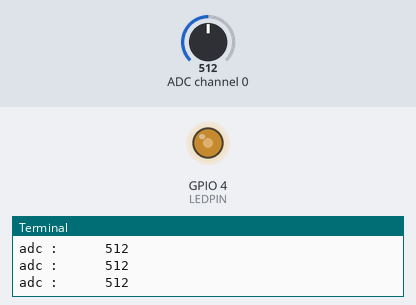
This program was run on a simulated Raspberry Pi (BCM pin numbers). Shown: output pins drawn as LEDs (lit = HIGH), the last lines printed to the terminal. The inputs (shaded band) are chosen by the test bench; at power-on: ADC channel 0 = 512 (analog values on the 0–1023 scale).

Above: at 1.2 s.
1.3 s: ADC channel 0 set to 0
At 2.4 s:
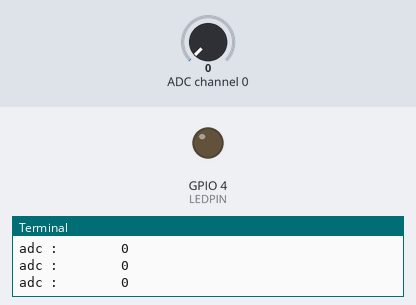
2.8 s: ADC channel 0 set to 18
At 3.3 s:
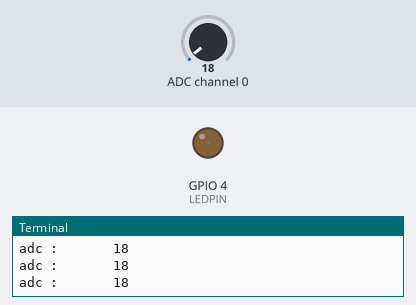
4.3 s: ADC channel 0 set to 1023
At 4.7 s:
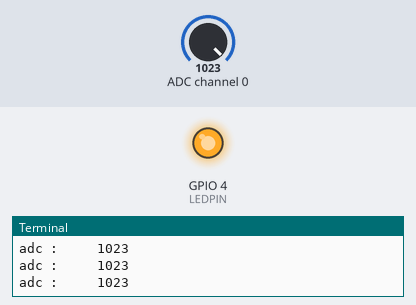
5.8 s: ADC channel 0 set to 716
At 6.8 s:
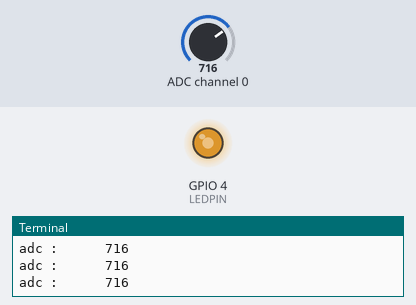
Timing chart, 0 to 8.3 s (numbered marks = the images above; inputs shaded):
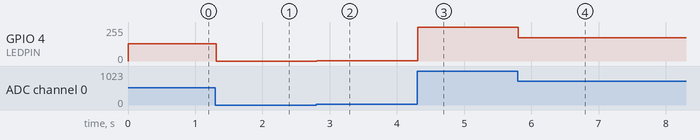

Measured:
- after the input at 1.3 s, GPIO 4 (LEDPIN): 128/255 → 0/255 at once
- after the input at 2.8 s, GPIO 4 (LEDPIN): 0/255 → 3/255 at once
- after the input at 4.3 s, GPIO 4 (LEDPIN): 3/255 → 255/255 at once
- after the input at 5.8 s, GPIO 4 (LEDPIN): 255/255 → 176/255 at once

The program:

light.py
```python
#!/usr/bin/env python
# coding: utf-8

#
# FaBo Brick Sample
#
# #109 Light Brick
#
# A0コネクタにLightを接続して、GPIO4コネクタに接続したLED Brickの明るさ調節に使用しています。


import RPi.GPIO as GPIO
import spidev
import time
import sys

# A0コネクタにLightを接続
LIGHTPIN = 0

# GPIO4コネクタにLEDを接続
LEDPIN = 4

# GPIOポートを設定
GPIO.setwarnings(False)
GPIO.setmode( GPIO.BCM )
GPIO.setup( LEDPIN, GPIO.OUT )

# PWM/100Hzに設定
LED = GPIO.PWM(LEDPIN, 100)

# 初期化
LED.start(0)
spi = spidev.SpiDev()
spi.open(0,0)

def readadc(channel):
	adc = spi.xfer2([1,(8+channel)<<4,0])
	data = ((adc[1]&3) << 8) + adc[2]
	return data

def arduino_map(x, in_min, in_max, out_min, out_max):
	return (x - in_min) * (out_max - out_min) // (in_max - in_min) + out_min

if __name__ == '__main__':
	try:
		while True:
			data = readadc(LIGHTPIN)
			print("adc : {:8} ".format(data))
			value = arduino_map(data, 0, 1023, 0, 100)
			LED.ChangeDutyCycle(value)
			time.sleep( 0.01 )
	except KeyboardInterrupt:
		LED.stop()
		GPIO.cleanup()
		spi.close()
		sys.exit(0)
```
